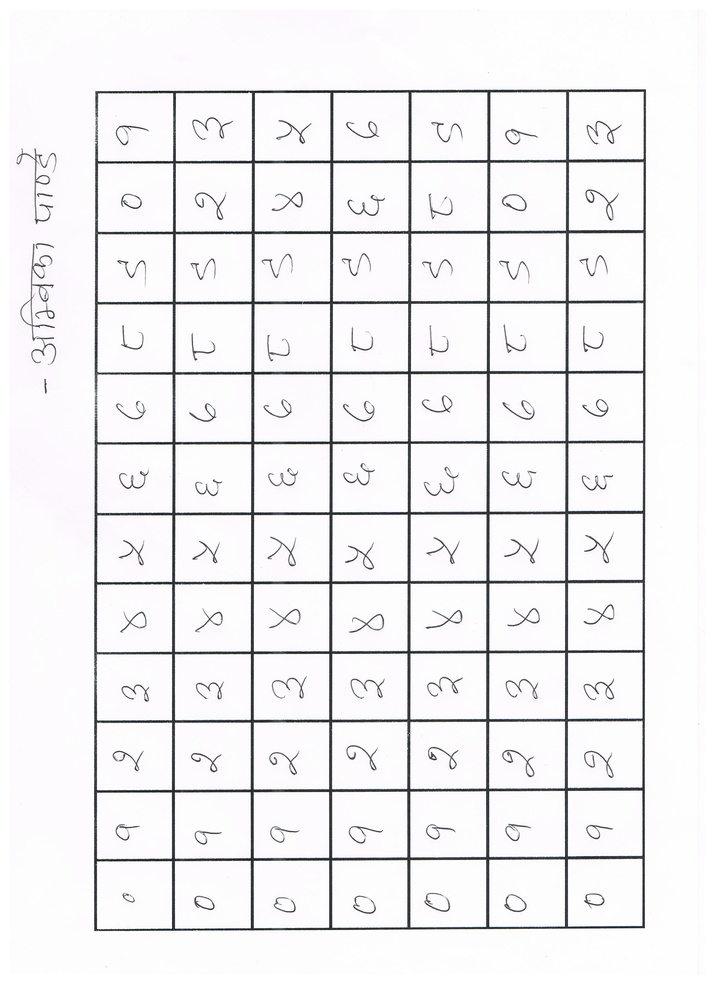
#> input picture data/safal 001.jpg, 716 x 985 px, shrunk from 2550 x 3507 before the run, found by its file name
$ python seg.py
#> lines starting #> are read from the running program, lines starting #| are printed output that depends on the picture; after the words box and inside, x2 and y2 are one past the last pixel; in counts of white or black regions, pixels touching at a corner belong together
import numpy as np
import cv2

img = cv2.imread('D:/_nepali char/data/safal 001.jpg')
#> img is the input picture: shape (985, 716, 3); mean B, G, R 241, 239.3, 240.1

gray = cv2.imread('D:/_nepali char/data/safal 001.jpg',cv2.IMREAD_GRAYSCALE)
#> gray: shape (985, 716); min 4, max 255, mean 239.8
cv2.imwrite('gray.jpg', gray)

# gray = cv2.cvtColor(img,cv2.COLOR_BGR2GRAY)
ret, thresh = cv2.threshold(gray,0,255,cv2.THRESH_BINARY_INV+cv2.THRESH_OTSU)
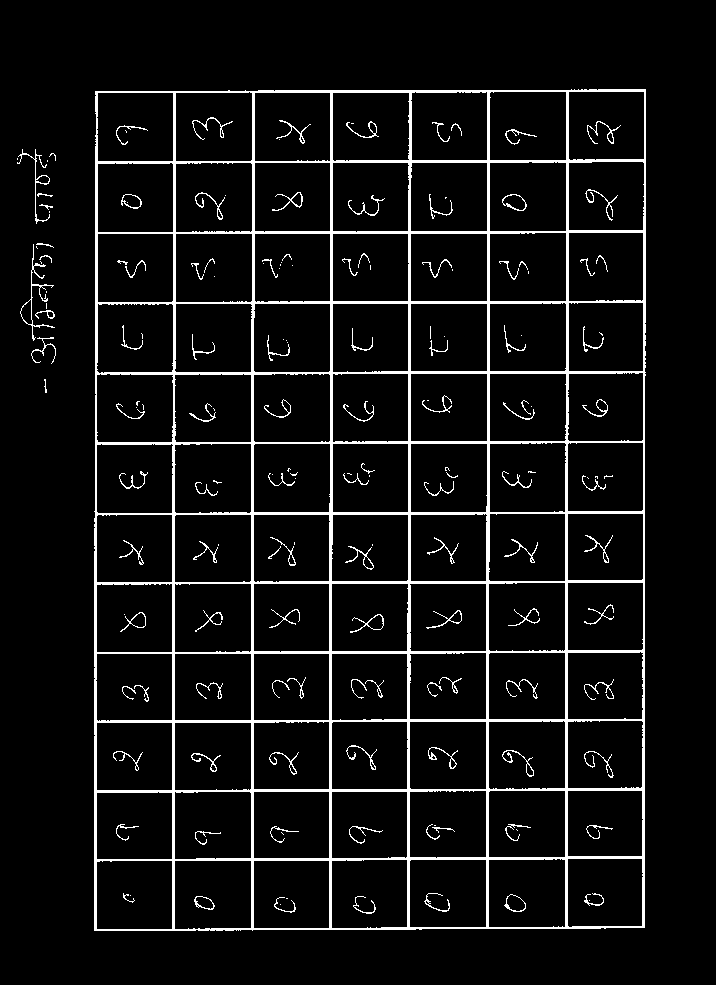
#> thresh: shape (985, 716); 6.6% white; 170 white regions (62 under 20 px), largest, box (x1, y1, x2, y2) and area: (94, 89, 646, 931) 37883, (20, 244, 55, 341) 306, (17, 149, 50, 224) 220
#> ret = 165
cv2.imwrite('thresh.jpg',thresh)

# noise removal
kernel = np.ones((3,3),np.uint8)
opening = cv2.morphologyEx(thresh,cv2.MORPH_OPEN,kernel, iterations = 2)
#> opening: shape (985, 716); every value is 0
cv2.imwrite('opening.jpg', opening)

# sure background area
sure_bg = cv2.dilate(opening,kernel,iterations=3)
cv2.imwrite('sure_bg.jpg', sure_bg)

# Finding sure foreground area
dist_transform = cv2.distanceTransform(opening,cv2.DIST_L2,3)
#> dist_transform: shape (985, 716) float32; every value is 0
ret, sure_fg = cv2.threshold(dist_transform,0*dist_transform.max(),255,0)
cv2.imwrite('sure_fg.jpg', sure_fg)

# Finding unknown region
sure_fg = np.uint8(sure_fg)
unknown = cv2.subtract(sure_bg,sure_fg)

# Marker labelling
ret, markers = cv2.connectedComponents(sure_fg)
#> ret = 1

# Add one to all labels so that sure background is not 0, but 1
markers = markers+1
#> markers: shape (985, 716) int32; every value is 1

# Now, mark the region of unknown with zero
markers[unknown==255] = 0
markers = cv2.watershed(img,markers)
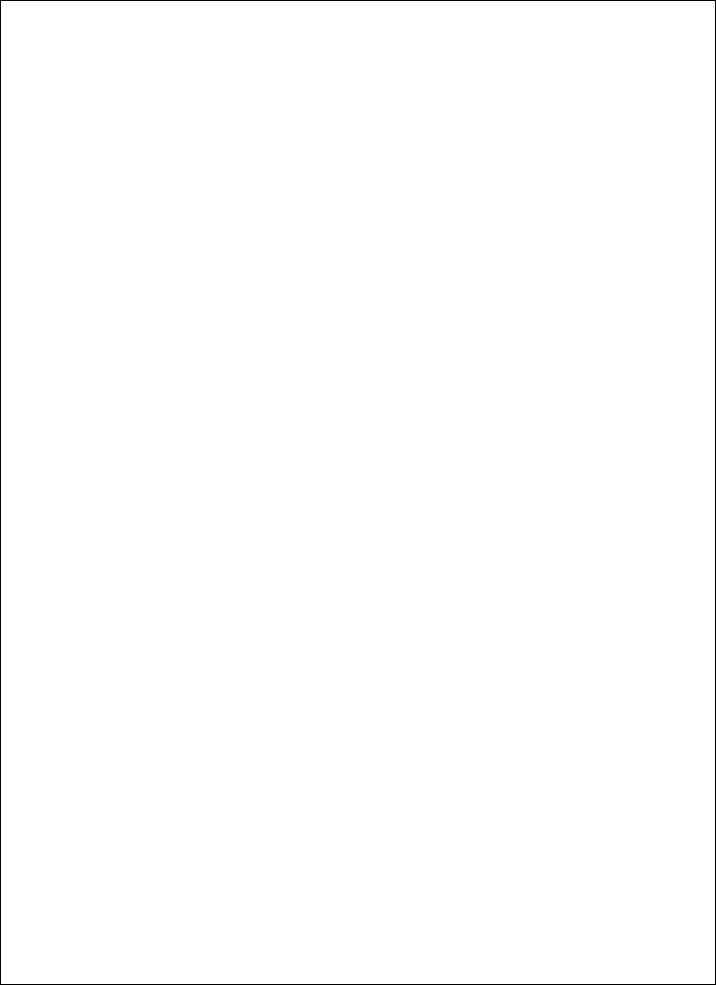
#> markers: shape (985, 716) int32; values -1 (black) and 1 (white), 99.5% white; black in thin lines or dots
img[markers == -1] = [0,0,255]
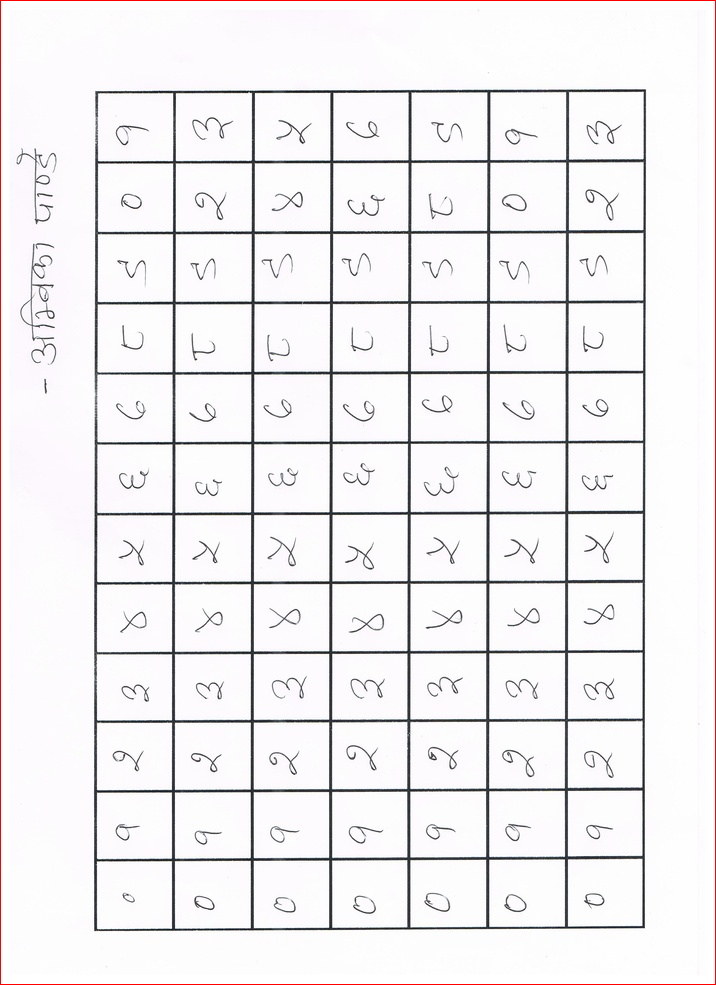
#> img: shape (985, 716, 3); 0.48% of pixels changed, all inside (x1, y1, x2, y2) = (0, 0, 716, 985)
cv2.imwrite('sasfal.jpg', img)

$ run again, with data/safal 002.jpg copied over data/safal 001.jpg
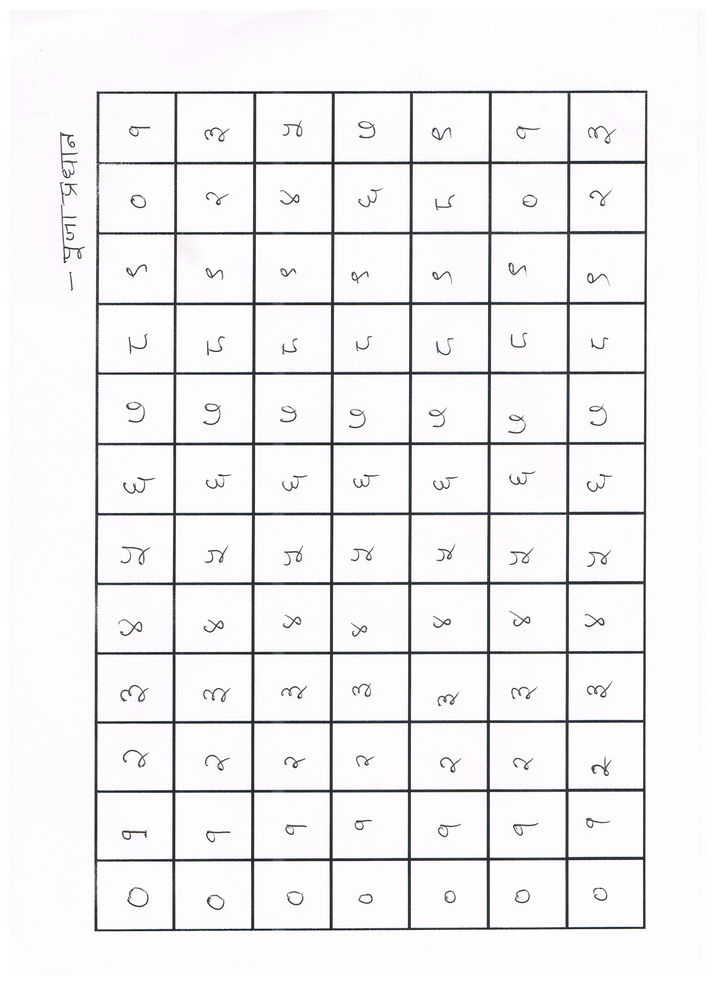
#> input picture data/safal 002.jpg, 716 x 985 px, shrunk from 2550 x 3507 before the run, found by its file name
#> img is the input picture: shape (985, 716, 3); mean B, G, R 241.5, 240, 240.7
#> `ret, thresh = cv2.threshold(gray,0,255,cv2.THRESH_BINARY_INV+cv2.THRES..`:
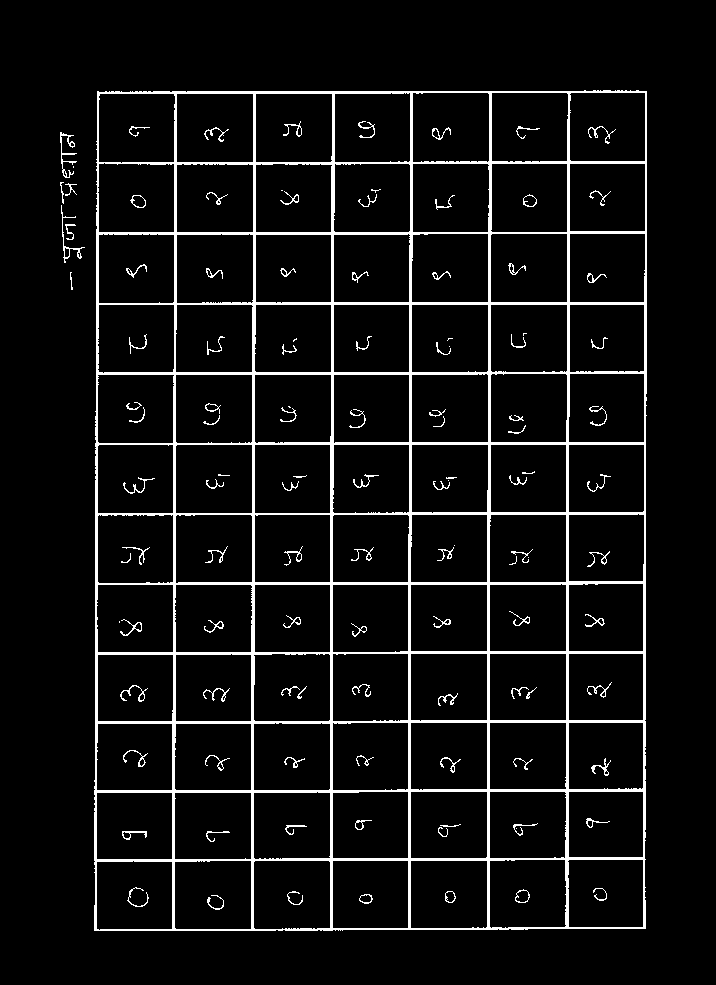
#> thresh: shape (985, 716); 6.3% white; 117 white regions (17 under 20 px), largest, box (x1, y1, x2, y2) and area: (94, 90, 647, 931) 38491, (60, 132, 77, 178) 201, (61, 205, 85, 263) 160
#> `ret, thresh = cv2.threshold(gray,0,255,cv2.THRESH_BINARY_INV+cv2.THRES..`: ret = 165
#> opening: shape (985, 716); every value is 0
#> dist_transform: shape (985, 716) float32; every value is 0
#> `ret, markers = cv2.connectedComponents(sure_fg)`: ret = 1
#> `img[markers == -1] = [0,0,255]`:
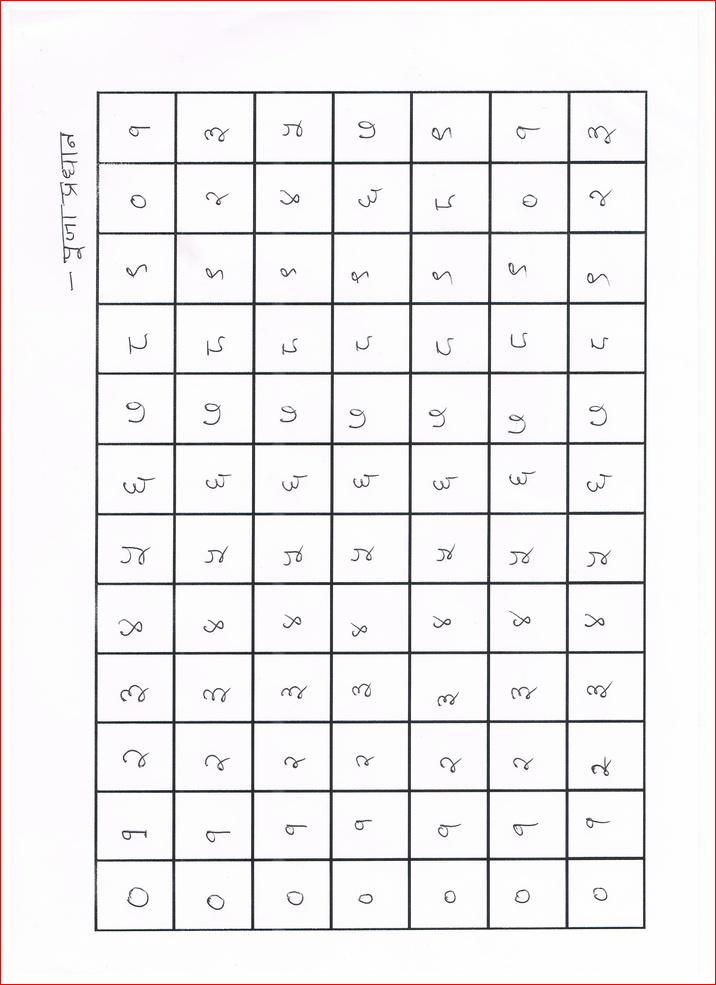
#> img: shape (985, 716, 3); 0.48% of pixels changed, all inside (x1, y1, x2, y2) = (0, 0, 716, 985)

$ run again, with data/safal 003.jpg copied over data/safal 001.jpg
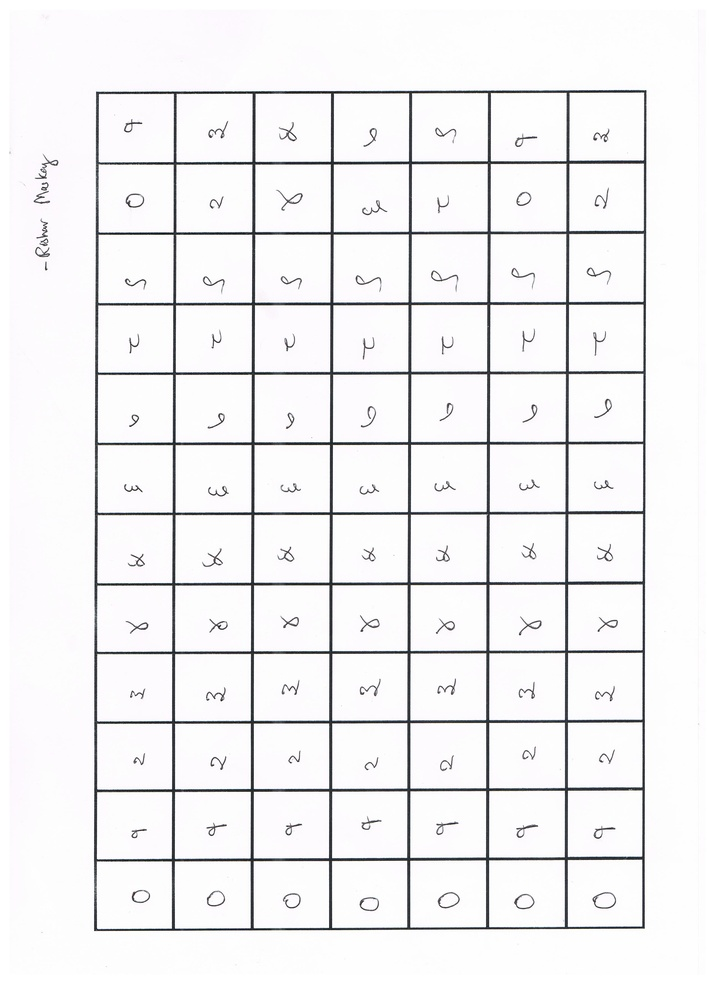
#> input picture data/safal 003.jpg, 716 x 985 px, shrunk from 2550 x 3507 before the run, found by its file name
#> img is the input picture: shape (985, 716, 3); mean B, G, R 241.8, 240.6, 241
#> `ret, thresh = cv2.threshold(gray,0,255,cv2.THRESH_BINARY_INV+cv2.THRES..`:
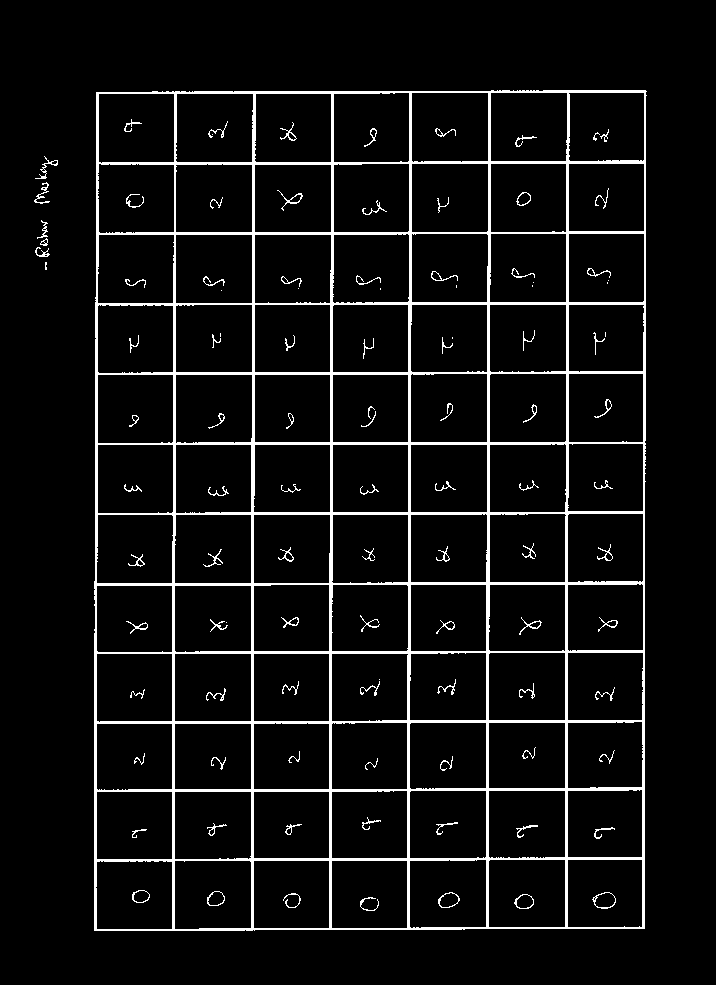
#> thresh: shape (985, 716); 6.2% white; 107 white regions (15 under 20 px), largest, box (x1, y1, x2, y2) and area: (94, 90, 647, 931) 38542, (35, 156, 58, 179) 94, (34, 182, 50, 204) 93
#> `ret, thresh = cv2.threshold(gray,0,255,cv2.THRESH_BINARY_INV+cv2.THRES..`: ret = 164
#> opening: shape (985, 716); every value is 0
#> dist_transform: shape (985, 716) float32; every value is 0
#> `ret, markers = cv2.connectedComponents(sure_fg)`: ret = 1
#> `img[markers == -1] = [0,0,255]`:
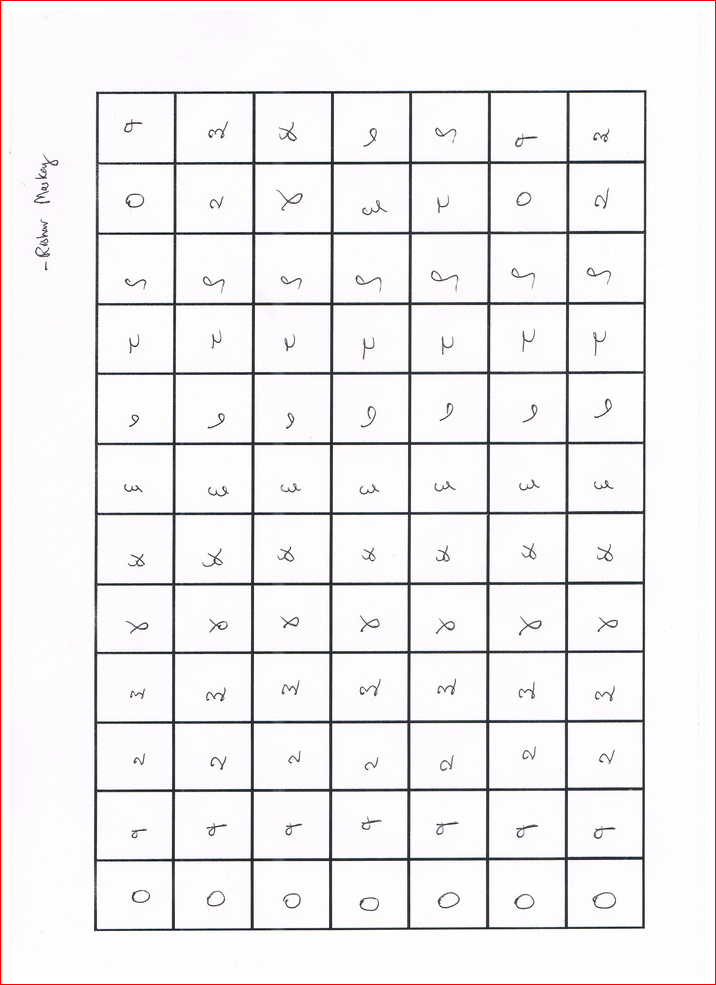
#> img: shape (985, 716, 3); 0.48% of pixels changed, all inside (x1, y1, x2, y2) = (0, 0, 716, 985)

$ run again, with data/safal 004.jpg copied over data/safal 001.jpg
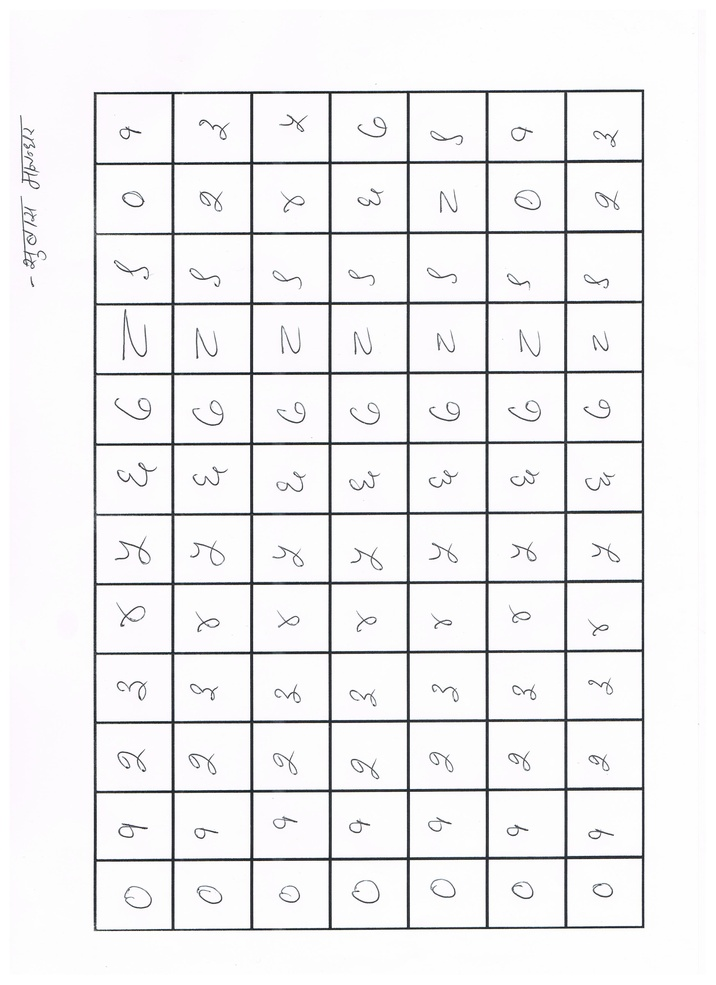
#> input picture data/safal 004.jpg, 716 x 985 px, shrunk from 2550 x 3507 before the run, found by its file name
#> img is the input picture: shape (985, 716, 3); mean B, G, R 241.1, 239.9, 240.3
#> `ret, thresh = cv2.threshold(gray,0,255,cv2.THRESH_BINARY_INV+cv2.THRES..`:
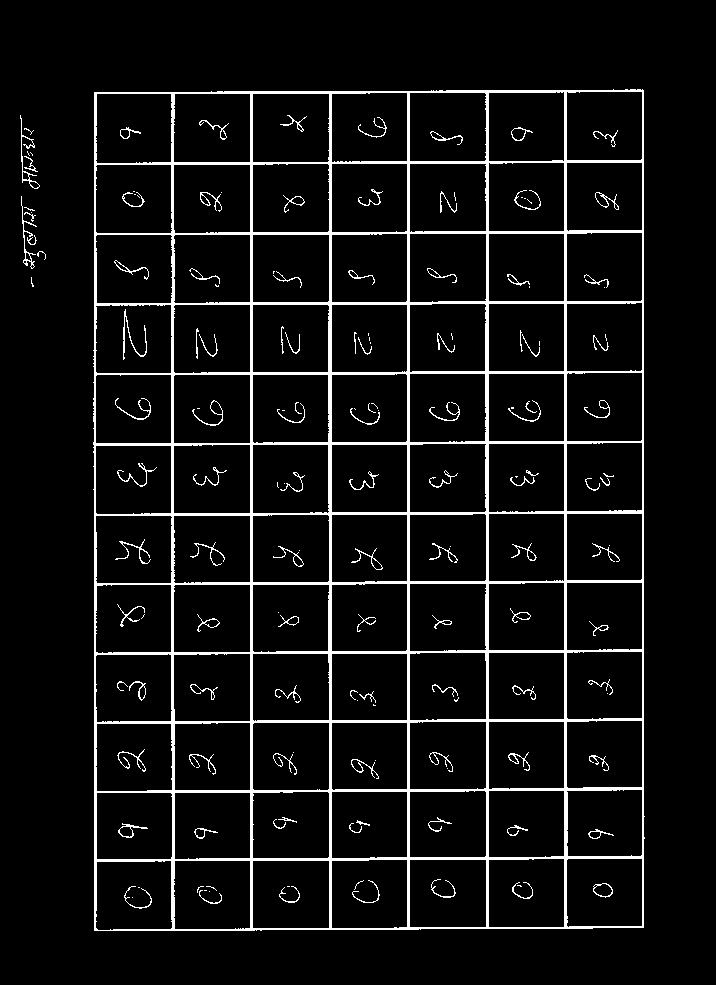
#> thresh: shape (985, 716); 6.5% white; 159 white regions (56 under 20 px), largest, box (x1, y1, x2, y2) and area: (93, 89, 645, 931) 38392, (20, 115, 40, 189) 189, (123, 309, 147, 360) 186
#> `ret, thresh = cv2.threshold(gray,0,255,cv2.THRESH_BINARY_INV+cv2.THRES..`: ret = 166
#> opening: shape (985, 716); every value is 0
#> dist_transform: shape (985, 716) float32; every value is 0
#> `ret, markers = cv2.connectedComponents(sure_fg)`: ret = 1
#> `img[markers == -1] = [0,0,255]`:
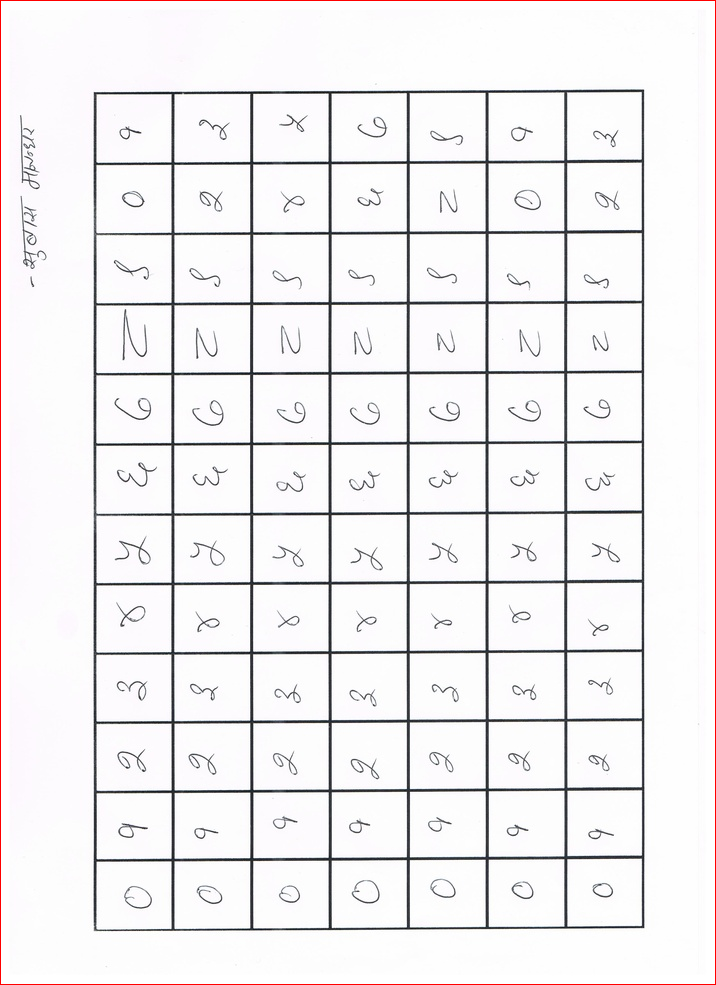
#> img: shape (985, 716, 3); 0.48% of pixels changed, all inside (x1, y1, x2, y2) = (0, 0, 716, 985)
